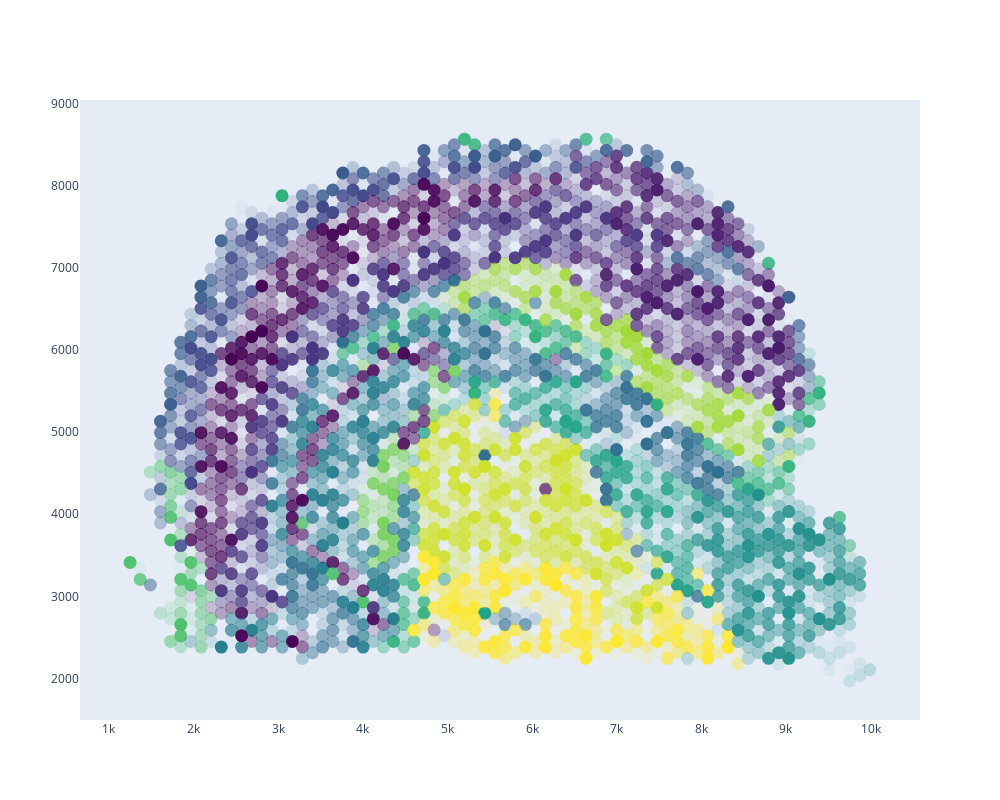

Here is the notebook cell this chart was saved with:
### Markdown cell above
## labels as discrete colors with strings as label

### Code cell
import plotly.graph_objects as go
import plotly.express as px

colors = px.colors.qualitative.Alphabet

# Create data
N = 2688
x = xy[:, 1]
y = xy[:, 0] if xy.shape[1] > 1 else np.ones_like(x)
colors = out_df["mapped_ct_idx"]

# real values
# opac_raw = out_df["mapped_ct_idx"].to_numpy().reshape(-1,1)
# opac_norm = (opac_raw - opac_raw.min()) / (opac_raw.max() - opac_raw.min())

# toy values
opac_norm = np.random.uniform(0,1,N)

fig = go.Figure()
fig.update_xaxes(showgrid=False, zeroline=False)
fig.update_yaxes(showgrid=False, zeroline=False)
# fig.update_layout(plot_bgcolor="black")
fig.layout.height = 800
fig.layout.width = 1000

fig.add_trace(go.Scatter(
    x=x,
    y=y,
    mode="markers",
    text = out_df["mapped_ct"], # todo this could be an array of joint string with cell type + probability
    marker=go.scatter.Marker(
        color=colors,
      #  showscale = True,
        size=13,
        opacity=opac_norm,
        colorscale="Viridis"
    )
))
# fig.update_traces(text=out_df["mapped_ct"], textfont_size=20)

### Figure 1 — Plotly figure (JSON) as saved in the notebook; plotly's stock layout.template omitted (floating-point values rounded to 4 significant figures; data arrays with more than 128 entries replaced by an {"elided": "..."} marker saying what was removed)
{"data": [{"marker": {"color": {"elided": "2688 float values"}, "colorscale": [[0.0, "#440154"], [0.1111, "#482878"], [0.2222, "#3e4989"], [0.3333, "#31688e"], [0.4444, "#26828e"], [0.5556, "#1f9e89"], [0.6667, "#35b779"], [0.7778, "#6ece58"], [0.8889, "#b5de2b"], [1.0, "#fde725"]], "opacity": {"elided": "2688 float values"}, "size": 13}, "mode": "markers", "text": {"elided": "2688 str values"}, "x": {"elided": "2688 int values"}, "y": {"elided": "2688 int values"}, "type": "scatter"}], "layout": {"xaxis": {"showgrid": false, "zeroline": false}, "yaxis": {"showgrid": false, "zeroline": false}, "height": 800, "width": 1000}}
